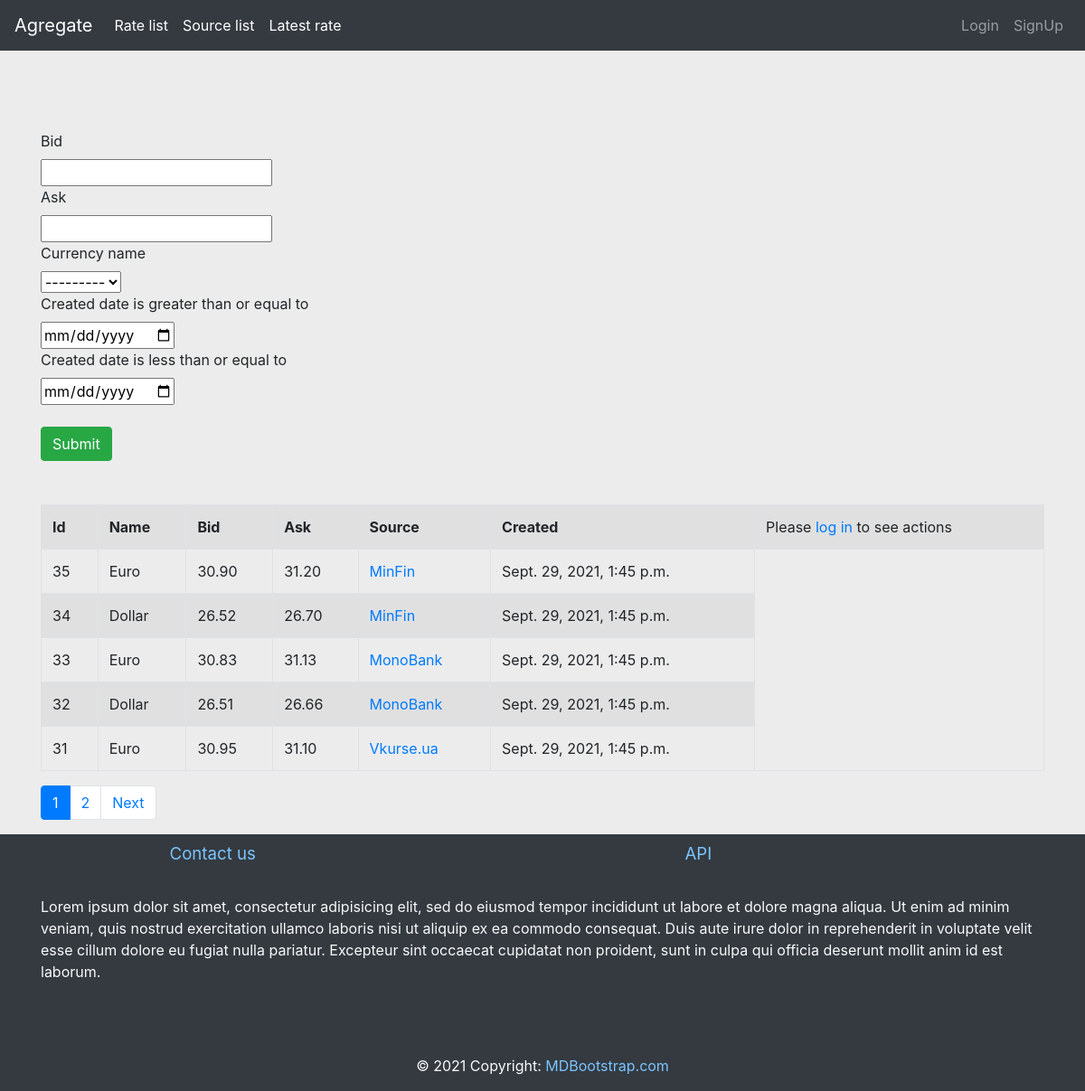
The page /currency/rate/list/ on the database as committed earlier.
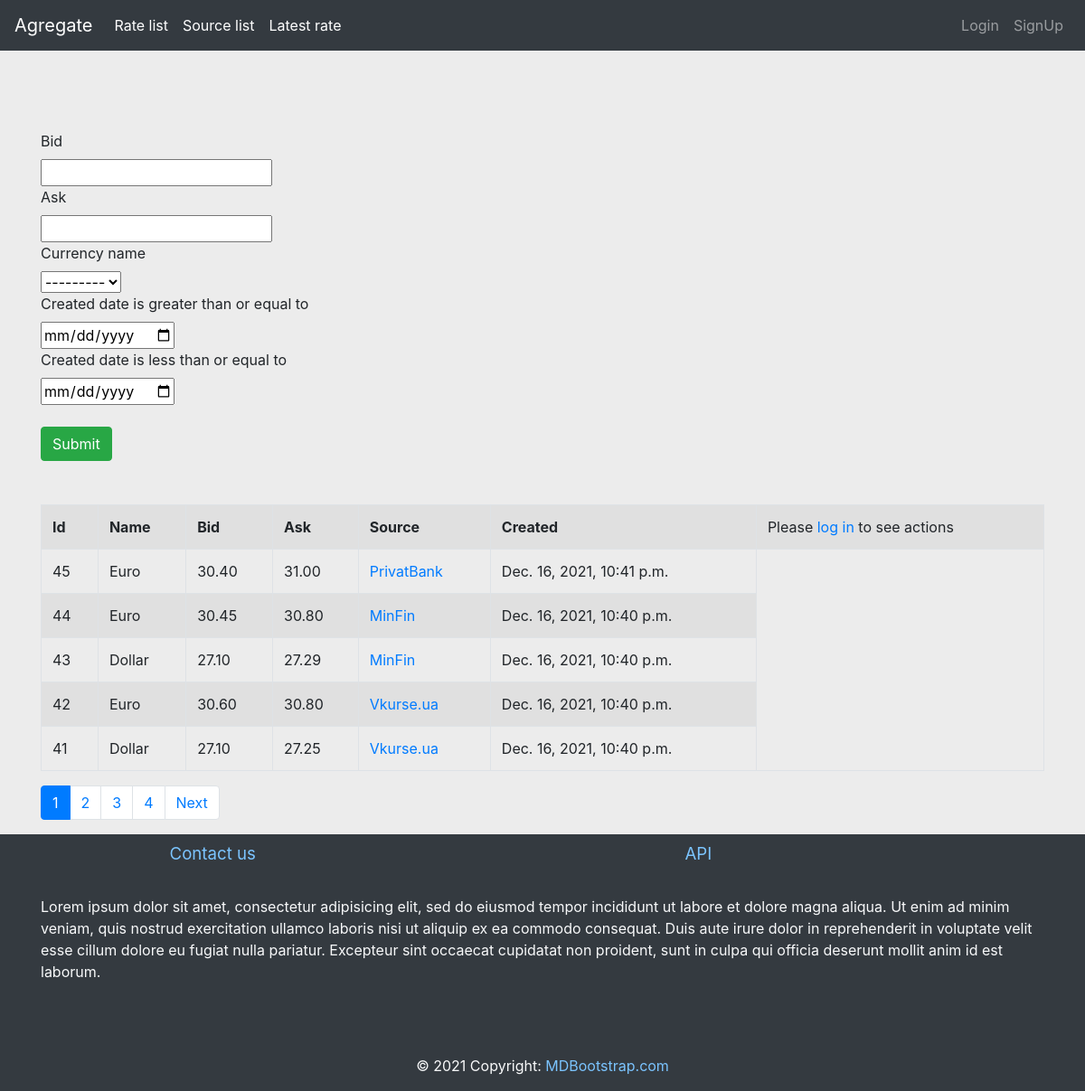
The same page on the database as committed later.
### currency/models.py (models this page shows)
class Rate(models.Model):
    ask = models.DecimalField(max_digits=4, decimal_places=2)
    bid = models.DecimalField(max_digits=4, decimal_places=2)
    created = models.DateTimeField(auto_now_add=True)
    currency_name = models.CharField(
        max_length=3,
        choices=choices.RATE_TYPES,
        blank=False,
        null=False,
        default=choices.TYPE_USD,
    )
    source = models.ForeignKey(
        Source,
        related_name='rates',
        on_delete=models.CASCADE,
        choices=choices.SOURCE_TYPES
    )
    currency_type = models.CharField(max_length=8)

class Source(models.Model):
    name = models.CharField(max_length=64)
    code_name = models.CharField(max_length=24, unique=True, editable=False)
    source_url = models.CharField(max_length=256)
    logo = models.FileField(
        upload_to=upload_logo,
        blank=True,
        null=True,
        default=None,
    )

### currency/views.py (the view)
# urls.py: path('rate/list/', RateListView.as_view(), name='rate-list'),
class RateListView(FilterView):
    queryset = Rate.objects.all().select_related('source').order_by('-created')
    template_name = 'rate_list.html'
    paginate_by = 5
    filterset_class = RateFilter
    def get_context_data(self, **kwargs):
        context = super().get_context_data(**kwargs)
        get_parameters = {}
        for key, value in self.request.GET.items():
            if key != 'page':
                get_parameters[key] = value
        context['pagination_params'] = urlencode(get_parameters)
        return context

### currency/templates/rate_list.html (shortened to what this page needs)
{% extends 'base.html' %}
{% load crispy_forms_tags %}
{% block main_content%}
<br>
<br>
<br>
<br>
<br>
<br>
<form method="get" >
        {{filter.form|crispy}}
        <br>
        <input type="submit" value="Submit" class="btn btn-success">
</form>
<br>
<br>
    <table class="table table-striped table-bordered"  >
        <tr>
            <th>Id</th>
            <th>Name</th>
            <th>Bid</th>
            <th>Ask</th>
            <th>Source</th>
            <th>Created</th>
            {%if request.user.is_authenticated%}
                <th>Actions</th>
            {%else%}
                <td>
                    Please <a href="{% url 'login' %}">log in</a> to see actions
                </td>
            {%endif%}
        </tr>
        {% for rate in rate_list %}
            <tr>
                <td>{{rate.id}}</td>
                <td>{{rate.get_currency_name_display}}</td>
                <td>{{rate.bid}}</td>
                <td>{{rate.ask}}</td>
                <td><a href="{% url 'currency:source-details' rate.source_id %}">{{ rate.source.name }}</a></td>
                <td>{{rate.created}}</td>
            </tr>
        {% endfor %}
    </table>
    {% include 'includes/paginator.html' %}
{% endblock %}

Rows that differ between the two databases and show on the page:
no longer on this page (row unchanged): Rate: id "35", currency_name "Euro", bid "30.90", ask "31.20", source.name "MinFin", created "Sept. 29, 2021, 1:45 p.m."
no longer on this page (row unchanged): Rate: id "34", currency_name "Dollar", bid "26.52", ask "26.70", source.name "MinFin", created "Sept. 29, 2021, 1:45 p.m."
no longer on this page (row unchanged): Rate: id "33", currency_name "Euro", bid "30.83", ask "31.13", source.name "MonoBank", created "Sept. 29, 2021, 1:45 p.m."
no longer on this page (row unchanged): Rate: id "32", currency_name "Dollar", bid "26.51", ask "26.66", source.name "MonoBank", created "Sept. 29, 2021, 1:45 p.m."
no longer on this page (row unchanged): Rate: id "31", currency_name "Euro", bid "30.95", ask "31.10", source.name "Vkurse.ua", created "Sept. 29, 2021, 1:45 p.m."
added Rate: id "45", currency_name "Euro", bid "30.40", ask "31.00", source.name "PrivatBank", created "Dec. 16, 2021, 10:41 p.m."
added Rate: id "44", currency_name "Euro", bid "30.45", ask "30.80", source.name "MinFin", created "Dec. 16, 2021, 10:40 p.m."
added Rate: id "43", currency_name "Dollar", bid "27.10", ask "27.29", source.name "MinFin", created "Dec. 16, 2021, 10:40 p.m."
added Rate: id "42", currency_name "Euro", bid "30.60", ask "30.80", source.name "Vkurse.ua", created "Dec. 16, 2021, 10:40 p.m."
added Rate: id "41", currency_name "Dollar", bid "27.10", ask "27.25", source.name "Vkurse.ua", created "Dec. 16, 2021, 10:40 p.m."
Other text that changed with them:
new list line: "3"
new list line: "4"
